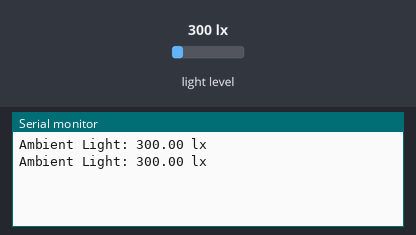
Simulated run of this sketch. Board: Arduino Uno, built with avr-gcc and run on an emulated ATmega328P. Shown: the last lines printed to the serial monitor. The inputs (shaded band) are chosen by the test bench; at power-on: light level 300 lx.

Above: at 1.8 s.
1.9 s: light level set to 40 lx
At 2.8 s:
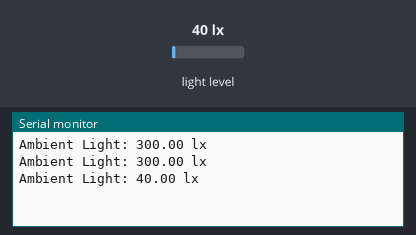
3.4 s: light level set to 500 lx
At 4.7 s:
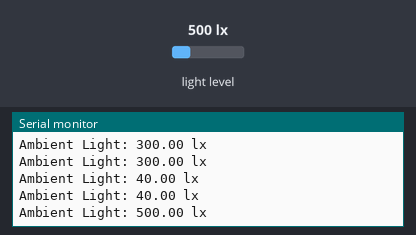
Timing chart, 0 to 6.4 s (numbered marks = the images above; inputs shaded):
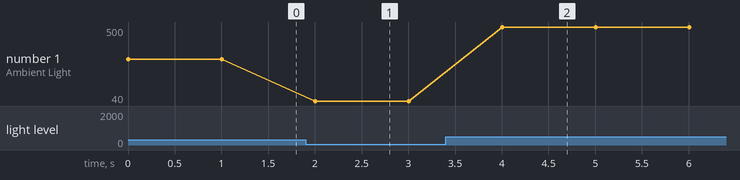

The sketch:

module4_SerialDigitalInput_I2C.ino
```cpp
// 1. Include the libraries (our "translator" & "bus driver")
#include <Wire.h>
#include <BH1750.h>

// 2. Create an "object" for our sensor
BH1750 lightMeter;

void setup() {
  Serial.begin(115200);

  // 3. Start the I2C "bus line"
  Wire.begin();  // (You can also specify pins: Wire.begin(SDA_PIN, SCL_PIN))

  // 4. Find the sensor at its address (0x23) and set its mode
  lightMeter.begin(BH1750::CONTINUOUS_HIGH_RES_MODE, 0x23, &Wire);
}

void loop() {
  // 5. Ask the library to get the data
  if (lightMeter.measurementReady()) {
    float lux = lightMeter.readLightLevel();  // The library does all the work!

    Serial.print("Ambient Light: ");
    Serial.print(lux);
    Serial.println(" lx");
  }
  delay(1000);
}
```

Measured:
- after the input at 1.9 s, the serial monitor: prints a new line after 0.10 s (image 1)
- after the input at 3.4 s, the serial monitor: prints a new line after 0.61 s (image 2)
- plotted number 1: 300 → 40 after the input at 1.9 s, 40 → 500 after the input at 3.4 s
